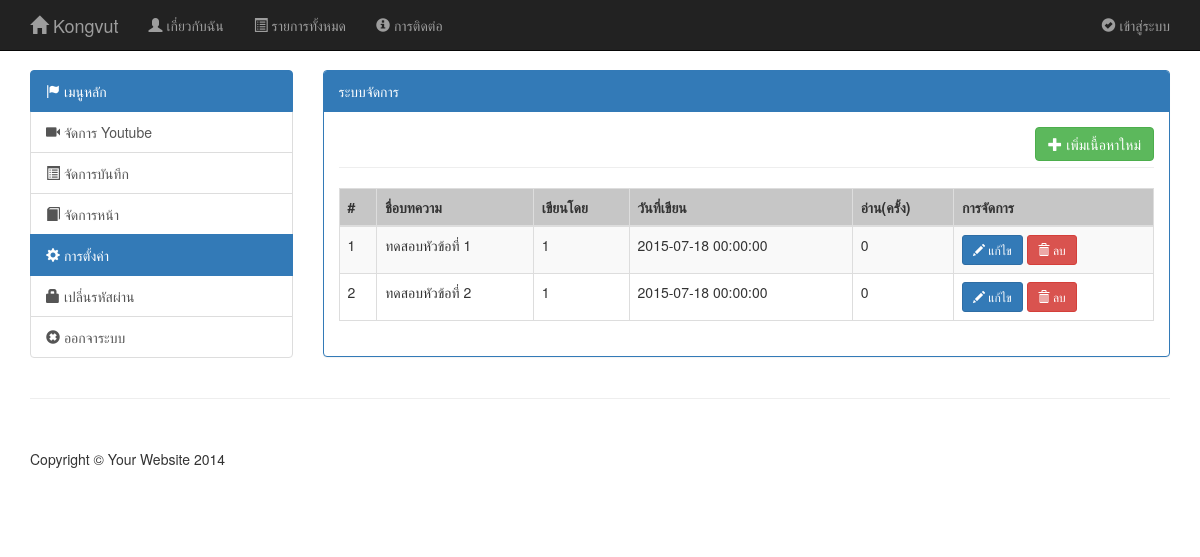
Page /admin_panel.php?page=content_list on the earlier database version.
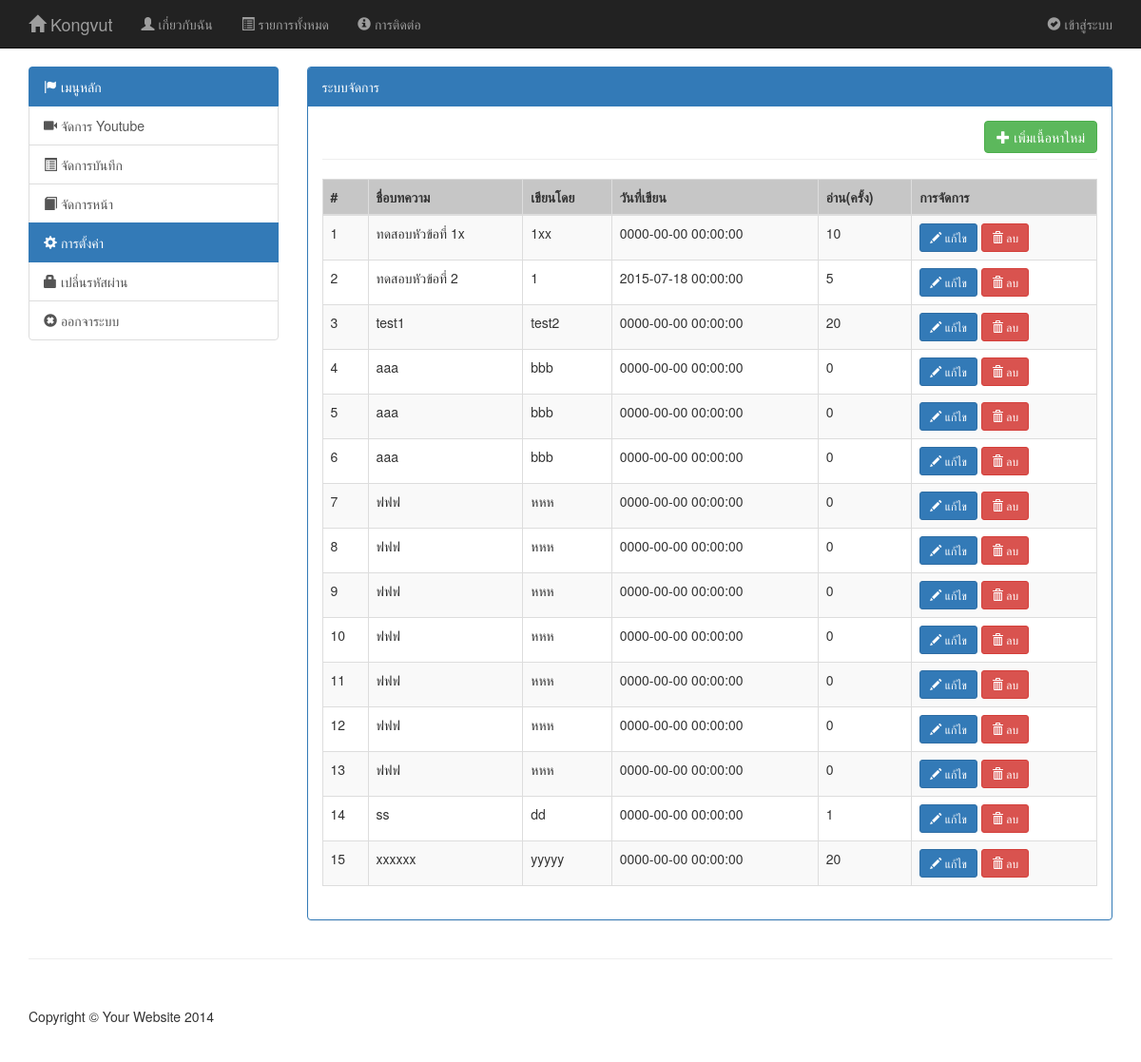
Same page on the later database version.
### tables this page shows
CREATE TABLE `tbl_content` (
  `id` int(11) NOT NULL,
  `title` varchar(255) NOT NULL,
  `createby` varchar(200) NOT NULL,
  `createtime` datetime NOT NULL,
  `content` text NOT NULL,
  `total_read` int(11) NOT NULL
);

### admin/content_list.php (the view)
<div class="pull-right">
  <a href="?page=content_add" class="btn btn-success"><span class="glyphicon glyphicon-plus"></span> เพิ่มเนื้อหาใหม่</a>
</div>
<br>
<hr>
<table class="table table-hover table-bordered table-striped">
	<thead>
		<tr style="background-color : #c6c6c6;">
			<th>#</th>
			<th>ชื่อบทความ</th>
			<th>เขียนโดย</th>
			<th>วันที่เขียน</th>
			<th>อ่าน(ครั้ง)</th>
			<th>การจัดการ</th>
		</tr>
	</thead>
	<tbody>
		<?php
		$i=1;
		$sql = "SELECT * FROM tbl_content";
		$res = $mysqli->query($sql);
		while($dbarr = $res->fetch_assoc()) {
		?>
		<tr>
			<td><?php echo $i++;?></td>
			<td><?php echo $dbarr['title'];?></td>
			<td><?php echo $dbarr['createby'];?></td>
			<td><?php echo $dbarr['createtime'];?></td>
			<td><?php echo $dbarr['total_read'];?></td>
			<td>
				<a href="?page=content_add&id=<?php echo $dbarr['id']; ?>" class="btn btn-primary btn-sm"><span class="glyphicon glyphicon-pencil"></span> แก้ไข</a>
				<a href="#" class="btn btn-danger btn-sm"><span class="glyphicon glyphicon-trash"></span> ลบ</a>
			</td>
		</tr>
		<?php } ?>
	</tbody>
</table>

### admin_panel.php (shortened to what this page needs)
<!DOCTYPE html>
<html lang="en">
<head>
    <link href="css/bootstrap.min.css" rel="stylesheet">
    <link href="css/blog-home.css" rel="stylesheet">
</head>
<body>
    <?php include_once "menu.php"; ?>
    <div class="container">
        <div class="row">
            <div class="col-md-3">
                <div class="list-group">
                    <a href="#" class="list-group-item active"><span class="glyphicon glyphicon-flag"></span> เมนูหลัก</a>
                    <a href="#" class="list-group-item"><span class="glyphicon glyphicon-facetime-video"></span> จัดการ Youtube</a>
                    <a href="?page=content_list" class="list-group-item"><span class="glyphicon glyphicon-list-alt"></span> จัดการบันทึก</a>
                    <a href="#" class="list-group-item"><span class="glyphicon glyphicon-book"></span> จัดการหน้า</a>
                    <a href="#" class="list-group-item active"><span class="glyphicon glyphicon-cog"></span> การตั้งค่า</a>
                    <a href="#" class="list-group-item"><span class="glyphicon glyphicon-lock"></span> เปลี่นรหัสผ่าน</a>
                    <a href="#" class="list-group-item"><span class="glyphicon glyphicon-remove-sign"></span> ออกจาระบบ</a>
                </div>
            </div>
            <div class="col-md-9">
                <div class="panel panel-primary">
                    <div class="panel-heading">ระบบจัดการ</div>
                    <div class="panel-body">
                      <?php include 'admin/'.$_GET['page'].".php"; ?>
                    </div>
                </div>
            </div>
        </div>
        <hr>
        <footer>
            <div class="row">
                <div class="col-lg-12">
                    <p>Copyright &copy; Your Website 2014</p>
                </div>
            </div>
        </footer>
    </div>
</body>
</html>

### menu.php (shortened to what this page needs)
<nav class="navbar navbar-inverse navbar-fixed-top" role="navigation">
    <div class="container">
        <div class="navbar-header">
            <a class="navbar-brand" href="index.php"><span class="glyphicon glyphicon-home"></span> Kongvut</a>
        </div>
        <div class="collapse navbar-collapse" id="bs-example-navbar-collapse-1">
            <ul class="nav navbar-nav">
                <li>
                    <a href="about.php"><span class="glyphicon glyphicon-user"></span> เกี่ยวกับฉัน</a>
                </li>
                <li>
                    <a href="list.php"><span class="glyphicon glyphicon-list-alt"></span> รายการทั้งหมด</a>
                </li>
                <li>
                    <a href="contact.php"><span class="glyphicon glyphicon-info-sign"></span> การติดต่อ</a>
                </li>
            </ul>
            <ul class="nav navbar-nav navbar-right">
                <li>
                    <a href="admin.php"><span class="glyphicon glyphicon-ok-sign"></span> เข้าสู่ระบบ</a>
                </li>
            </ul>
        </div>
    </div>
</nav>

### css/blog-home.css (style rules this page uses)
body { padding-top: 70px; }
footer { margin: 50px 0; }

Differences in the rows shown:
changed tbl_content: title "ทดสอบหัวข้อที่ 1" → "ทดสอบหัวข้อที่ 1x"; createby "1" → "1xx"; createtime "2015-07-18 00:00:00" → "0000-00-00 00:00:00"; total_read "0" → "10"
changed tbl_content "ทดสอบหัวข้อที่ 2": total_read "0" → "5"
added tbl_content: title "test1", createby "test2", createtime "0000-00-00 00:00:00", total_read "20"
added tbl_content: title "aaa", createby "bbb", createtime "0000-00-00 00:00:00", total_read "0"
added tbl_content: title "aaa", createby "bbb", createtime "0000-00-00 00:00:00", total_read "0"
added tbl_content: title "aaa", createby "bbb", createtime "0000-00-00 00:00:00", total_read "0"
added tbl_content: title "ฟฟฟ", createby "หหห", createtime "0000-00-00 00:00:00", total_read "0"
added tbl_content: title "ฟฟฟ", createby "หหห", createtime "0000-00-00 00:00:00", total_read "0"
added tbl_content: title "ฟฟฟ", createby "หหห", createtime "0000-00-00 00:00:00", total_read "0"
added tbl_content: title "ฟฟฟ", createby "หหห", createtime "0000-00-00 00:00:00", total_read "0"
added tbl_content: title "ฟฟฟ", createby "หหห", createtime "0000-00-00 00:00:00", total_read "0"
added tbl_content: title "ฟฟฟ", createby "หหห", createtime "0000-00-00 00:00:00", total_read "0"
added tbl_content: title "ฟฟฟ", createby "หหห", createtime "0000-00-00 00:00:00", total_read "0"
added tbl_content: title "ss", createby "dd", createtime "0000-00-00 00:00:00", total_read "1"
added tbl_content: title "xxxxxx", createby "yyyyy", createtime "0000-00-00 00:00:00", total_read "20"
